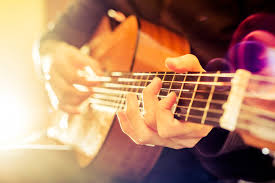
#> input picture Image/Image3.jpeg, 275 x 183 px
$ python 12.Histogram.py
#> lines starting #> are read from the running program, lines starting #| are printed output that depends on the picture; after the words box and inside, x2 and y2 are one past the last pixel; in counts of white or black regions, pixels touching at a corner belong together
import cv2
import matplotlib.pyplot as plt
import numpy as np

img=cv2.imread('./Image/Image3.jpeg')
#> img is the input picture: shape (183, 275, 3); mean B, G, R 105.2, 132.7, 177.8
#cv2.imshow('Original',img)

blank=np.zeros(img.shape[:2],dtype='uint8')
mask=cv2.circle(blank,(img.shape[1]//2,img.shape[0]//2),40,255,-1)
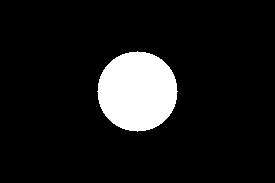
#> blank: shape (183, 275); 10% white; 1 white region, box (x1, y1, x2, y2) and area: (97, 51, 178, 132) 5025

# [13 lines of commented-out code are left out]
masked_image= cv2.bitwise_and(img,img,mask=mask)
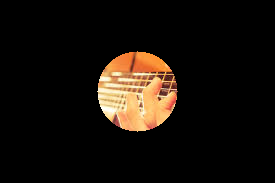
#> masked_image: shape (183, 275, 3); mean B, G, R 10.7, 16.6, 23
cv2.imshow('Masked',masked_image)
plt.figure()
plt.title('Color histogram')
plt.xlabel('Bins')
plt.ylabel('No of pixels')
colors=('b','g','r')
for i,col in enumerate(colors):
    hist=cv2.calcHist([img],[i],mask,[256],[0,256])
    plt.plot(hist,color=col)
    plt.xlim([0,256])
plt.show()
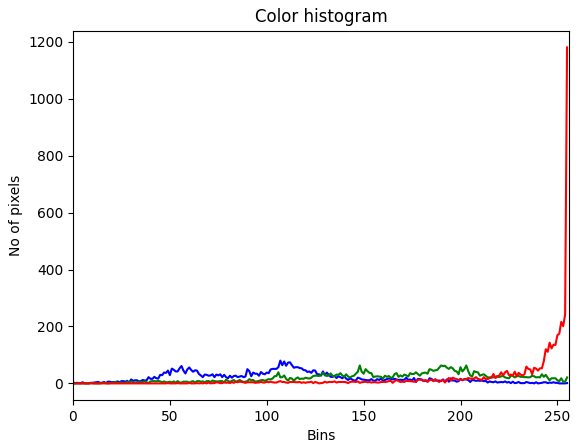
#> figure drawn by matplotlib, 1 panel; curve peaks at x = 107, y = 80; curve peaks at x = 148, y = 63; curve peaks at x = 255, y = 1180


# [7 lines of commented-out code are left out]

cv2.waitKey(0)

$ run again, with Image/Image1.jpeg copied over Image/Image3.jpeg
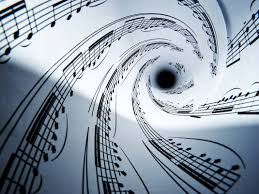
#> input picture Image/Image1.jpeg, 259 x 194 px
#> img is the input picture: shape (194, 259, 3); mean B, G, R 170.3, 157.6, 145.6
#> `mask=cv2.circle(blank,(img.shape[1]//2,img.shape[0]//2),40,255,-1)`:
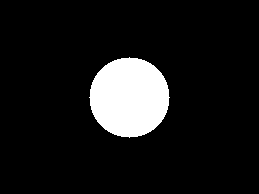
#> blank: shape (194, 259); 10% white; 1 white region, box (x1, y1, x2, y2) and area: (89, 57, 170, 138) 5025
#> `plt.show()`:
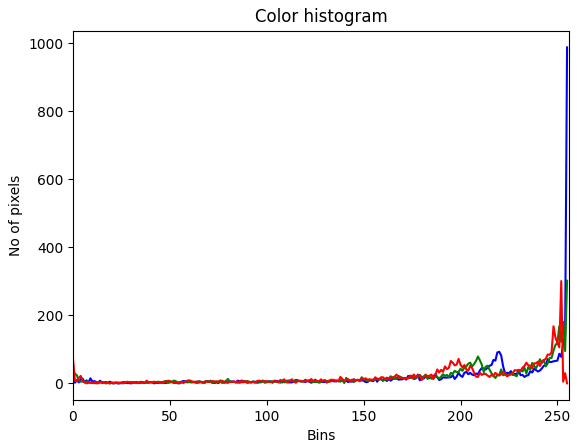
#> figure drawn by matplotlib, 1 panel; curve peaks at x = 255, y = 988; curve peaks at x = 255, y = 302; curve peaks at x = 252, y = 301
